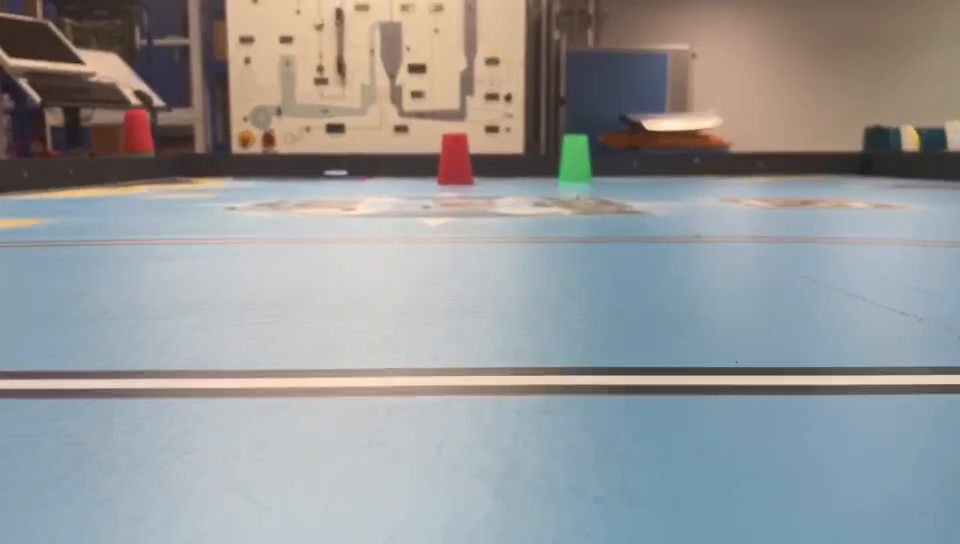
#> input picture frame 30 of a14497pi_car/simulate.mov, 960 x 544 px
$ python i2pi_car_advanced.py   (older library calls are emulated)
#> lines starting #> are read from the running program, lines starting #| are printed output that depends on the picture
import cv2
import numpy as np
from scipy.stats import itemfreq

debug_mode = True
# debug_mode = False

def get_dominant_color(image, n_colors):
    pixels = np.float32(image).reshape((-1, 3))
    criteria = (cv2.TERM_CRITERIA_EPS + cv2.TERM_CRITERIA_MAX_ITER, 200, 0.1)
    flags = cv2.KMEANS_RANDOM_CENTERS
    flags, labels, centroids = cv2.kmeans(pixels, n_colors, None, criteria, 10, flags)
    palette = np.uint8(centroids)
    return palette[np.argmax(itemfreq(labels)[:, -1])]


def main():
    global debug_mode
    # cap = cv2.VideoCapture(0)


    font = cv2.FONT_HERSHEY_COMPLEX
    flag = 1

    global center
    if debug_mode:
        cap = cv2.VideoCapture("simulate.mov")
    else:
    # when use usb-camera ,only line you need to change is following:
        cap = cv2.VideoCapture(0)
        # cap = cv2.VideoCapture(-1)


    # Check if camera opened successfully
    if cap.isOpened() == False:
        print("Error opening video stream or file")

    # Read until video is completed
    while cap.isOpened():
        # while True:
        # ret, frame = cv2.VideoCapture('simulate.mov')
        ret, frame = cap.read()
#> frame is the input picture: shape (544, 960, 3); mean B, G, R 152.4, 151.9, 150.1
        frame = cv2.GaussianBlur(frame, (5, 5), 0)
        gray = cv2.cvtColor(frame, cv2.COLOR_BGR2GRAY)
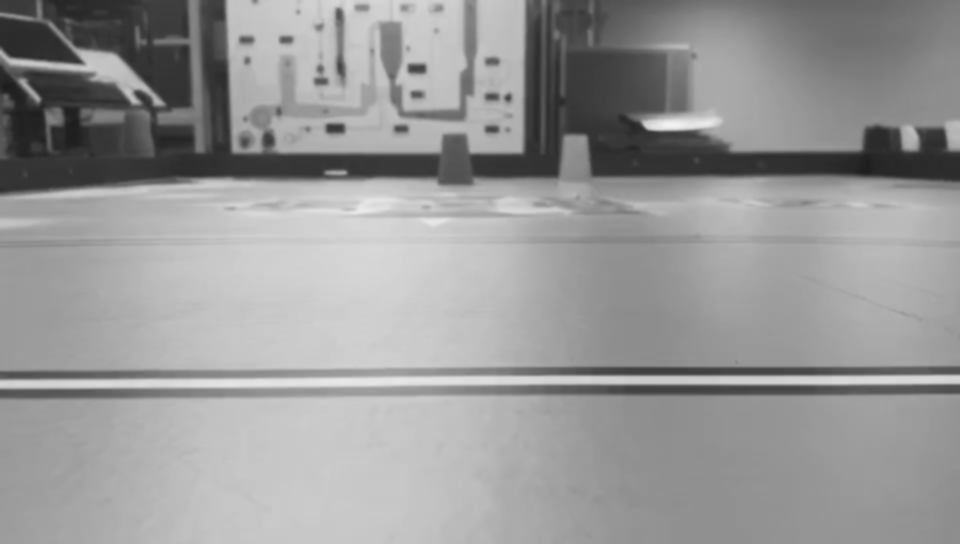
#> gray: shape (544, 960); min 29, max 242, mean 151.4
        if flag == 0:
            hsv = cv2.cvtColor(frame, cv2.COLOR_BGR2HSV)

            l_h = cv2.getTrackbarPos("L-H", "Trackbars")
            l_s = cv2.getTrackbarPos("L-S", "Trackbars")
            l_v = cv2.getTrackbarPos("L-V", "Trackbars")
            u_h = cv2.getTrackbarPos("U-H", "Trackbars")
            u_s = cv2.getTrackbarPos("U-S", "Trackbars")
            u_v = cv2.getTrackbarPos("U-V", "Trackbars")

            lower_black = np.array([l_h, l_s, l_v])
            upper_black = np.array([u_h, u_s, u_v])

            mask = cv2.inRange(hsv, lower_black, upper_black)
            kernel = np.ones((5, 5), np.uint8)
            mask = cv2.dilate(mask, kernel)
            mask[np.where(mask == 0)] = 0
            # mask = cv2.Canny(mask,50,100)

            # Contours detection
            if int(cv2.__version__[0]) > 3:
                # Opencv 4.x.x
                contours, _ = cv2.findContours(mask, cv2.RETR_TREE, cv2.CHAIN_APPROX_SIMPLE)
            else:
                # Opencv 3.x.x
                _, contours, _ = cv2.findContours(
                    mask, cv2.RETR_TREE, cv2.CHAIN_APPROX_SIMPLE
                )
            oldArea = 0
            oldCnt = 0

            for cnt in contours:
                area = cv2.contourArea(cnt)
                approx = cv2.approxPolyDP(cnt, 0.02 * cv2.arcLength(cnt, True), True)
                diameter = np.sqrt(4 * area / np.pi)
                x = approx.ravel()[0]
                y = approx.ravel()[1]
                convvex = cv2.isContourConvex(cnt)
                # print(len(cnt))
                if cv2.arcLength(cnt, True) != 0:
                    circularity = (4 * np.pi * area) / (
                        (cv2.arcLength(cnt, True)) * (cv2.arcLength(cnt, True))
                    )

                if (
                    area > 500
                    and 0.5 <= float(circularity) <= 0.7
                    and 4 < len(approx) <= 7
                    and convvex == False
                ):

                    x1, y1, w1, h1 = cv2.boundingRect(cnt)

                    x2 = x1 + w1
                    y2 = y1 + h1
                    if x1 < 0:
                        x1 = 1
                    if y1 < 0:
                        y1 = 1
                    if x2 > 639:
                        x2 = 639
                    if y2 > 479:
                        y2 = 479
                    gray = gray[(y1):(y2), (x1):(x2)]
                    if gray.shape[0] != 0:
                        if gray.shape[1] != 0:
                            if y2 > y1:
                                if x2 > x1:
                                    """print(gray.shape)
                                    cv2.imshow("ngray", gray)"""
                                    rows = gray.shape[0]
                                    # cv2.imshow("daire",gray)
                                    circles = cv2.HoughCircles(
                                        gray,
                                        cv2.HOUGH_GRADIENT,
                                        1,
                                        rows / 8,
                                        param1=50,
                                        param2=15,
                                        minRadius=15,
                                        maxRadius=120,
                                    )
                                    if circles is not None:
                                        circles = np.uint16(np.around(circles))
                                        for i in circles[0, :]:
                                            center = (i[0] + x1, i[1] + y1)
                                            radius = i[2]

                                        if area >= oldArea:
                                            M = cv2.moments(cnt)
                                            cX = int(M["m10"] / M["m00"])
                                            cY = int(M["m01"] / M["m00"])
                                            if abs(center[0] - cX) < 40:

                                                cv2.drawContours(
                                                    frame, [approx], 0, (0, 0, 0), 5
                                                )
                                                cv2.line(
                                                    frame,
                                                    (cX, cY),
                                                    (cX, cY - 60),
                                                    (0, 255, 0),
                                                    thickness=2,
                                                )
                                                cv2.line(
                                                    frame,
                                                    (cX, cY),
                                                    (cX + 60, cY),
                                                    (255, 0, 0),
                                                    thickness=2,
                                                )
                                                cv2.line(
                                                    frame,
                                                    (cX, cY),
                                                    (cX - 30, cY + 30),
                                                    (0, 0, 255),
                                                    thickness=2,
                                                )
                                                cv2.putText(
                                                    frame,
                                                    "half round",
                                                    (x, y),
                                                    font,
                                                    1,
                                                    (100, 244, 237),
                                                    thickness=2,
                                                )
                                                oldArea = area
                                                oldCnt = cnt

        elif flag == 1:
            gray = cv2.cvtColor(frame, cv2.COLOR_BGR2GRAY)
            img = cv2.medianBlur(gray, 37)
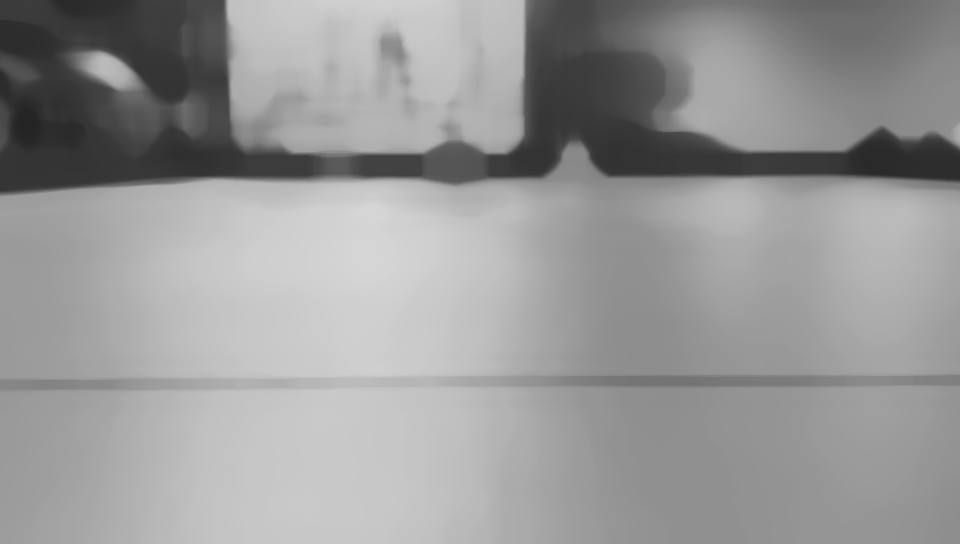
#> img: shape (544, 960); min 37, max 214, mean 152
            circles = cv2.HoughCircles(
                img, cv2.HOUGH_GRADIENT, 1, 50, param1=120, param2=40
            )
#> circles = None

            if not circles is None:
                circles = np.uint16(np.around(circles))
                max_r, max_i = 0, 0
                for i in range(len(circles[:, :, 2][0])):
                    if circles[:, :, 2][0][i] > 50 and circles[:, :, 2][0][i] > max_r:
                        max_i = i
                        max_r = circles[:, :, 2][0][i]
                x, y, r = circles[:, :, :][0][max_i]
                if y > r and x > r:
                    square = frame[y - r : y + r, x - r : x + r]

                    dominant_color = get_dominant_color(square, 2)
                    if dominant_color[2] > 100:
                        print("detect half circle", dominant_color, "half above is #black")
                    elif dominant_color[0] > 80:
                        print("detect half circle", dominant_color, "half above is #white")

                    else:
                        print("detecting")

                for i in circles[0, :]:
                    cv2.circle(frame, (i[0], i[1]), i[2], (0, 255, 0), 2)

        # 树梅派上可以注释掉下一行，不show出来
        if debug_mode:
            cv2.imshow("Frame", frame)
        key = cv2.waitKey(1)
#> (key Esc is pressed here)
        if key == 27:
            break

    cap.release()
    cv2.destroyAllWindows()


if __name__ == "__main__":
    main()

$ run again, starting later in the video
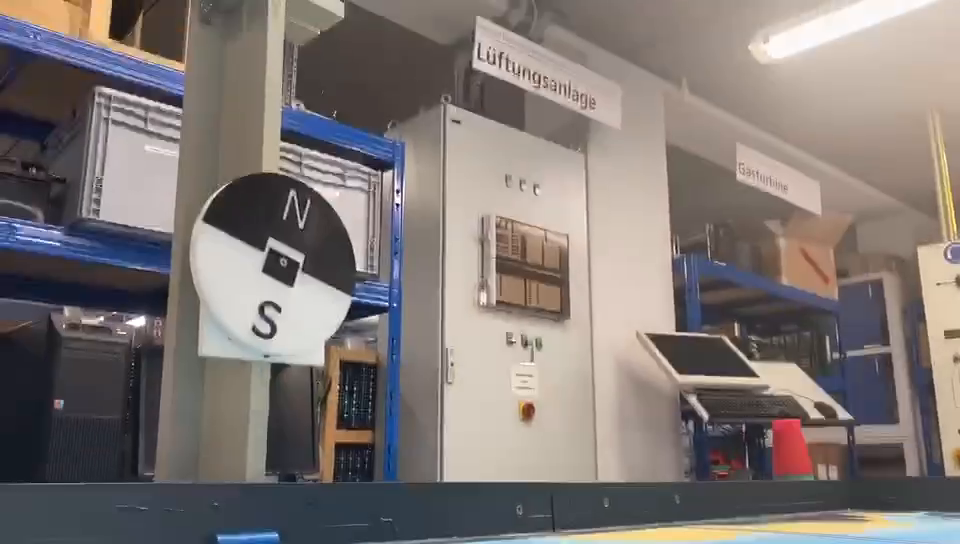
#> input picture frame 243 of a14497pi_car/simulate.mov, 960 x 544 px
#> in main, frame is the input picture: shape (544, 960, 3); mean B, G, R 116.4, 119.1, 127.3
#> in main, `circles = cv2.HoughCircles( img, cv2.HOUGH_GRADIENT, 1, 50, param1=120..`: circles = [[242.5, 276.5, 106.7]]
#> in main, `circles = np.uint16(np.around(circles))`: circles = [[242, 276, 107]]
#> the loop in main, `for i in range(len(circles[:, :, 2][0])):` made 1 pass
#> (max_i, max_r) on pass 1: (0, 107)
#> after the loop in main, `for i in range(len(circles[:, :, 2][0])):`: max_i = 0; max_r = 107
#> x = 242; y = 276; r = 107
#> in main, `square = frame[y - r : y + r, x - r : x + r]`:
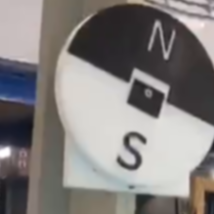
#> square: shape (214, 214, 3); mean B, G, R 126.3, 127.9, 131.9
#> flags = 104472353.4; centroids = [[74.73, 75.54, 80.44], [196.2, 198.8, 201.6]]
#> palette = [[74, 75, 80], [196, 198, 201]]
#> dominant_color = [74, 75, 80]
#> the loop in main, `for i in circles[0, :]:` made 1 pass
#> after the loop in main, `for i in circles[0, :]:`:
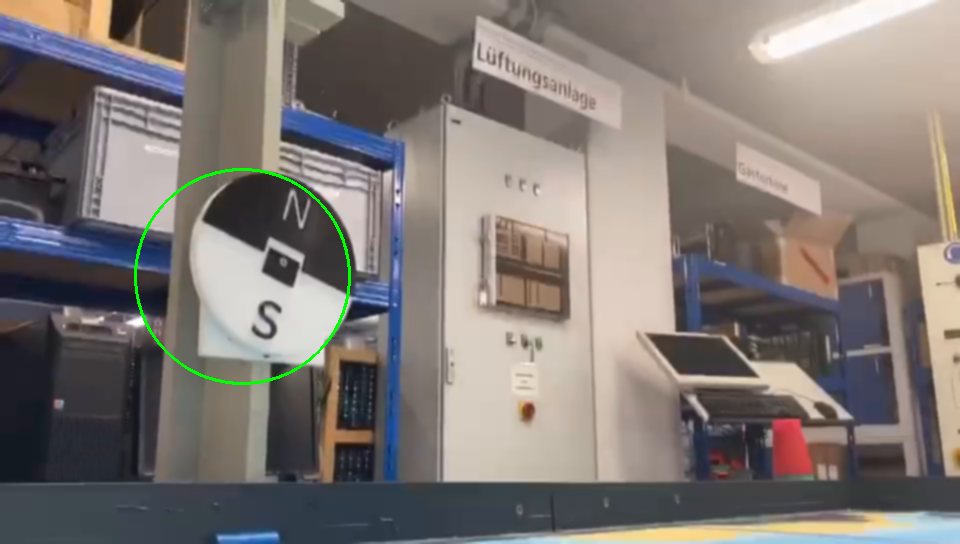
#> frame: shape (544, 960, 3); mean B, G, R 116, 119.7, 126.9
